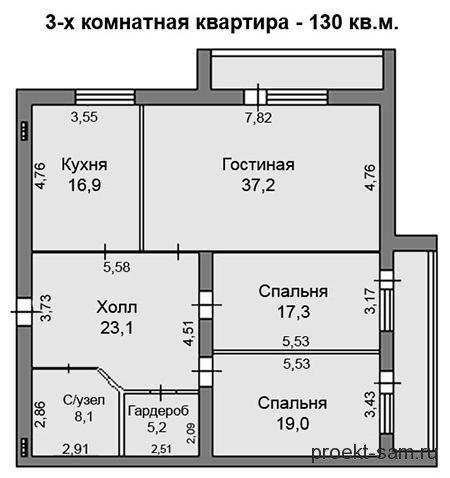
#> input picture plan.jpg, 450 x 478 px
$ python main.py
#> lines starting #> are read from the running program, lines starting #| are printed output that depends on the picture; after the words box and inside, x2 and y2 are one past the last pixel; in counts of white or black regions, pixels touching at a corner belong together
import cv2
import numpy as np

path = './plan.jpg'

#0 - черный
#255 - белый

image = cv2.imread(path)
#> image is the input picture: shape (478, 450, 3); min 0, max 255, mean 208.1
cv2.imshow("Image", image)
cv2.waitKey(0)

border = 170

countColumns = image.shape[0]
#> countColumns = 478
countRows = image.shape[1]
#> countRows = 450
countRGB = image.shape[2]
#> countRGB = 3

for i in range(countColumns):
    for j in range(countRows):
        for k in range(countRGB):
            if image[i][j][k] < border:
                image[i][j][k] = 0
            else:
                image[i][j][k] = 255
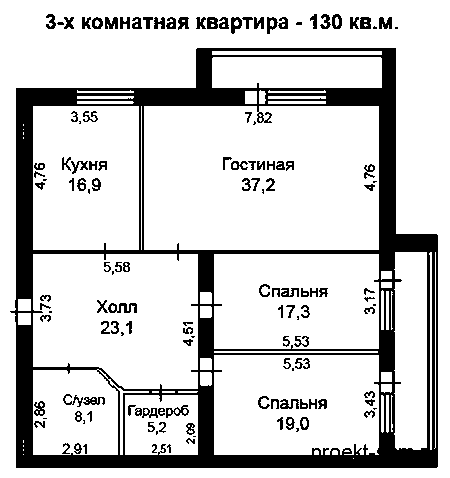
#> image: shape (478, 450, 3); 81.4% white; 137 black regions (23 under 20 px), largest, box (x1, y1, x2, y2) and area: (10, 48, 438, 468) 32998, (108, 303, 137, 313) 172, (166, 405, 189, 418) 121

# Select ROI
showCrosshair = False
fromCenter = False
#> (the run stopped early here; a loop or call above may not have finished)
